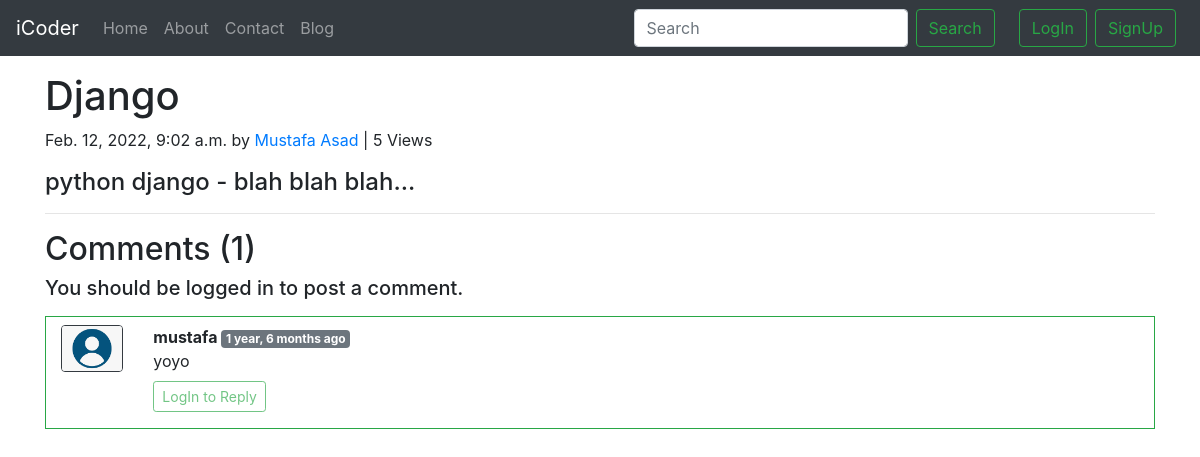
Page /blog/django on the committed database.
### blog/models.py (models this page shows, shortened)
class Post(models.Model):
    sno=models.AutoField(primary_key=True)
    title=models.CharField(max_length=100)
    author=models.CharField(max_length=30)
    content=models.TextField()
    timestamp=models.DateTimeField(blank=True)
    slug=models.CharField(max_length=100)
    views=models.IntegerField(default=0)

class Blogcomment(models.Model):
    sno=models.AutoField(primary_key=True)
    comment=models.TextField()
    user=models.ForeignKey(User,on_delete=models.CASCADE)
    post=models.ForeignKey(Post,on_delete=models.CASCADE)
    parent=models.ForeignKey('self',on_delete=models.CASCADE,null=True)
    timestamp=models.DateTimeField(default=now)
    def __str__(self):
        return self.comment[:20]+'... by '+self.user.username

### blog/views.py (the view)
# urls.py: path('<str:slug>', views.blogpost, name='blogpost'),
def blogpost(request,slug):
    post=Post.objects.filter(slug=slug).first()
    post.views=post.views+1
    post.save()
    comments=Blogcomment.objects.filter(post=post,parent=None)
    replies=Blogcomment.objects.filter(post=post).exclude(parent=None)
    print(comments,replies)
    repdict={}
    for reply in replies:
        if reply.parent.sno not in repdict.keys():
            repdict[reply.parent.sno]=[reply]
        else:
            repdict[reply.parent.sno].append(reply)
    print(repdict)
    context={'post':post,'comments':comments,'user':request.user,'repdict':repdict}
    return render(request,'blog/blogpost.html',context)

### blog/templatetags/extras.py (called while the page is built)
@register.filter(name='get_val')
def get_val(dict,key):
    return dict.get(key)

### templates/blog/blogpost.html (shortened to what this page needs)
{% extends 'base.html' %}
{% load humanize %}
{% load extras %}
{% block body %}
<div class="container my-3">
    <h1 class="blog-post-title">{{post.title}} </h1>
    <p class="blog-post-meta">{{post.timestamp}} by <a href="/about">{{post.author}} </a><span> | {{post.views}}
            Views</span></p>
    <p>{{post.content|safe}} </p>
    <hr>
</div>
<div class="container">
    <h2>Comments ({{comments.count}})</h3>
        <div class="my-2">
            {% if user.is_authenticated %}
            <form action="/blog/postcomment" method="post">{% csrf_token %}
                <div class="form-group">
                    <label for="comment">Post Comment</label>
                    <input type="text" name="comment" class="form-control" placeholder="enter your comment">
                </div>
                <input type="hidden" name="postsno" value="{{post.sno}}">
                <input type="hidden" name="parentsno" value="">
                <button type="submit" class="btn btn-outline-success my-2 my-sm-0">Submit</button>
            </form>
            {% else %}
            <h5 class="my-2">You should be logged in to post a comment.</h5>
            {% endif %}
        </div>
        {% for comment in comments %}
        <div class="row my-3 border border-success py-2 mx-0">
            <div class="col-md-1"><img class="rounded mx-auto d-block w-100 border border-dark"
                    src="/static/img/user.png" alt="user_icon">
            </div>
            <div class="col-md-11"><b> {{comment.user.username}} </b> <span class="badge badge-secondary">
                    {{comment.timestamp | naturaltime}} </span>
                <div>
                    {{comment.comment}}
                </div>
                {% if user.is_authenticated %}
                <div class="reply mx-0 my-2">
                    <button class="btn btn-sm btn-outline-success my-4 my-sm-0" type="button" data-toggle="collapse"
                        data-target="#replybox{{comment.sno}}" aria-expanded="false"
                        aria-controls="replybox{{comment.sno}}">
                        Reply
                    </button>
                    <div class="collapse" id="replybox{{comment.sno}}">
                        <div class="card card-body my-2">
                            <form action="/blog/postcomment" method="post">{% csrf_token %}
                                <div class="form-group">
                                    <label for="comment">Post Reply</label>
                                    <input type="text" name="comment" class="form-control"
                                        placeholder="enter your reply">
                                    <input type="hidden" name="parentsno" value="{{comment.sno}}">
                                </div>
                                <input type="hidden" name="postsno" value="{{post.sno}}">
                                <button type="submit" class="btn btn-outline-success my-2 my-sm-0">Submit</button>
                            </form>
                        </div>
                    </div>
                </div>
                {% else %}
                <div class="reply mx-0 my-2">
                    <button class="btn btn-sm btn-outline-success my-4 my-sm-0" type="button" data-toggle="collapse"
                        data-target="#replybox{{comment.sno}}" aria-expanded="false"
                        aria-controls="replybox{{comment.sno}}" disabled>
                        LogIn to Reply
                    </button>
                </div>
                {% endif %}
            </div>
        </div>
        {% endfor %}
</div>
{% endblock body %}

### rows in the picture
Post: title "Django", timestamp "Feb. 12, 2022, 9:02 a.m.", author "Mustafa Asad", views "5", content "python django - blah blah blah..."
Blogcomment: user.username "mustafa", timestamp "1 year, 6 months ago", comment "yoyo"

### other values in the picture
{{ comments.count }} "1"
